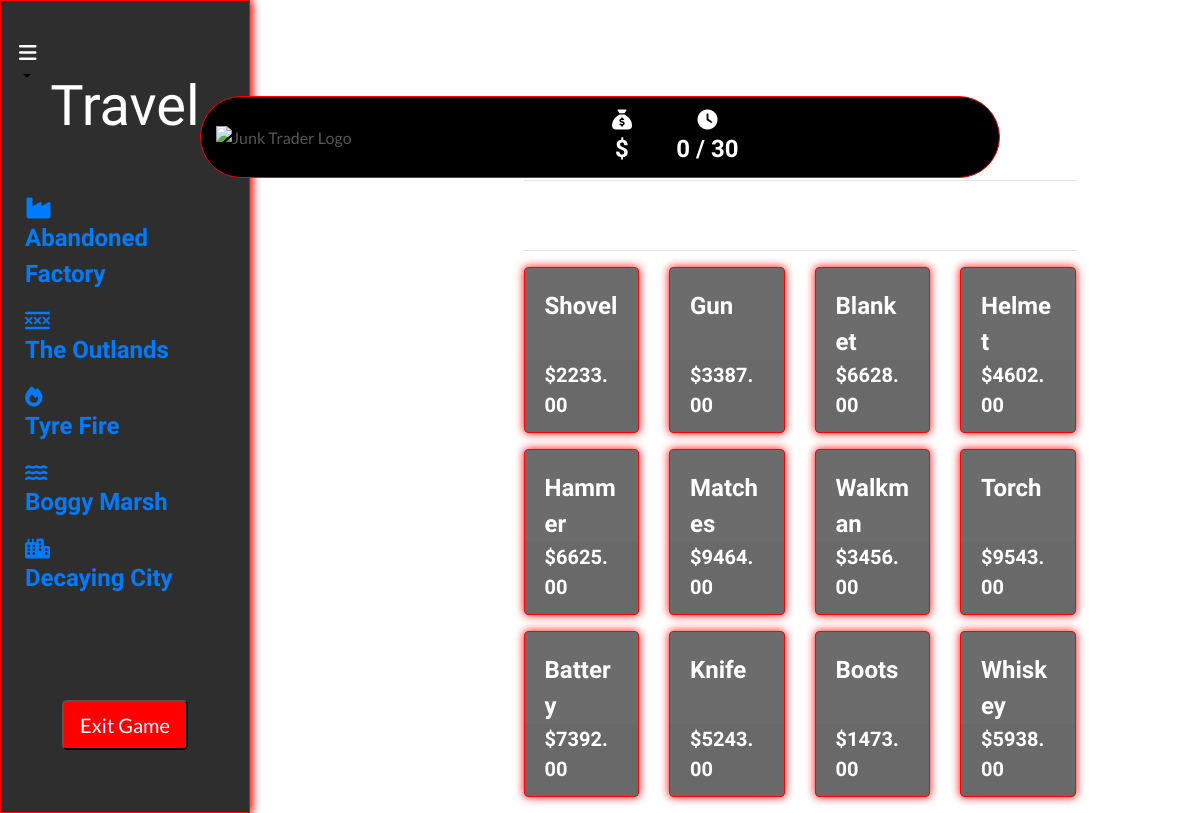
/collectables/, run on the app's committed database.
### collectables/models.py (models this page shows, shortened)
class Collectable(models.Model):
    name = models.CharField(max_length=254)
    description = models.TextField()
    price = models.DecimalField(max_digits=6, decimal_places=2)
    previous_price = models.DecimalField(max_digits=10, decimal_places=2, default=0)
    image_url = models.URLField(max_length=1024, null=True, blank=True)
    image = models.ImageField(null=True, blank=True)
    glb_file = models.FileField(upload_to='glb_files/', null=True, blank=True)

### collectables/views.py (the view)
# urls.py: path('', views.all_collectables, name='collectables'),
def all_collectables(request):
    collectables = Collectable.objects.all()
    context = {
        'collectables': collectables,
    }
    return render(request, 'collectables/collectables.html', context)

### backpack/contexts.py (called while the page is built, shortened)
def backpack_contents(request):
    backpack_items = []
    total = 0
    total_quantity = 0
    collectable_count = 0
    backpack = request.session.get('backpack', {})
    grand_total = total
    context = {
        'backpack_items': backpack_items,
        'total': total,
        'total_quantity': total_quantity,
        'collectable_count': collectable_count,
        'grand_total': grand_total,
    }
    return context

def total_amount(request):
    total_amount = [0]
    return {'total_amount': total_amount}

def days_played(request):
    return {'days_played': request.session.get('days_played', 0)}

### collectables/templates/collectables/collectables.html (shortened to what this page needs)
{% extends "base.html" %}
{% load static %}
{% block page_header %}
    <div class="container header-container">
    </div>
{% endblock %}
{% block content %}
<div class="container-fluid">
    <div class="row">
        <div class="col-md-3">
            <div class="fixed-panel">
                {% include 'includes/fixed_panel.html' %}
            </div>
        </div>
    </div>
</div>
<div class="container-fluid content-column">
    <div class="container mb-2 backpack-text content-column">
        <div class="row">
            <div class="col">
                <hr>
                <h2 class="logo-font mb-4">Items</h2>
                <hr>
            </div>
        </div>
        <div class="row">
            {% for collectable in collectables %}
                <div class="col-sm-6 col-md-4 col-lg-4 col-xl-3 mb-3">
                    <div class="card box h-100 border-2 text-white">
                        <div class="card-body pb-0">
                            <p class="mb-0">{{ collectable.name }}</p>
                        </div>
                        <div class="card-footer pt-0 border-0 text-left text-white">
                            <div class="row">
                                <div class="col">
                                    <p class="lead mb-0 text-left font-weight-bold">${{ collectable.price }}</p>
                                </div>
                            </div>
                        </div>
                    </div>
                </div>
            {% endfor %}
        </div>
    </div>
</div>
{% endblock %}

### static/css/base.css (style rules this page uses)
html { height: 100%; }
body { background: url('/media/bg_image.png') no-repeat center center fixed; background-size: cover; height: calc(100vh - 164px); color: #555; font-family: 'Lato'; }
.backpack-text { color: white; }
p, h1, h2, h3, h4, h5, h6 { font-family: "Amatic SC", sans-serif; font-weight: 700; font-size: x-large; font-style: normal; }
.box { border: 1px solid red; box-shadow: 0 0 10px red; background-color: #00000093; }
.fixed-panel { position: fixed; top: 0; bottom: 0; left: 0; width: 250px; border: 1px solid red; box-shadow: 0 0 10px red; background-color: #00000093; overflow-y: auto; }
.content-column { padding-left: 5%; }
@media (max-width: 1360px) { .content-column { padding-left: 20%; } }
@media (min-width: 1200px) { .container { max-width: 80%; } }
@media (min-width: 992px) { .header-container { padding-top: 164px; } }

### data on the page
Collectable: name "Shovel", price "2233.00"
Collectable: name "Gun", price "3387.00"
Collectable: name "Blanket", price "6628.00"
Collectable: name "Helmet", price "4602.00"
Collectable: name "Hammer", price "6625.00"
Collectable: name "Matches", price "9464.00"
Collectable: name "Walkman", price "3456.00"
Collectable: name "Torch", price "9543.00"
Collectable: name "Battery", price "7392.00"
Collectable: name "Knife", price "5243.00"
Collectable: name "Boots", price "1473.00"
Collectable: name "Whiskey", price "5938.00"

### other printed values
{{ days_played }} "0"
